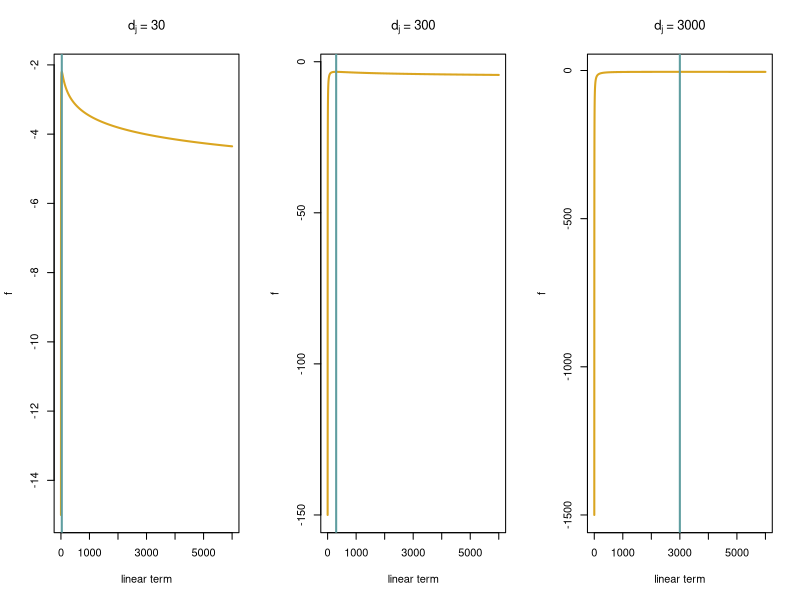
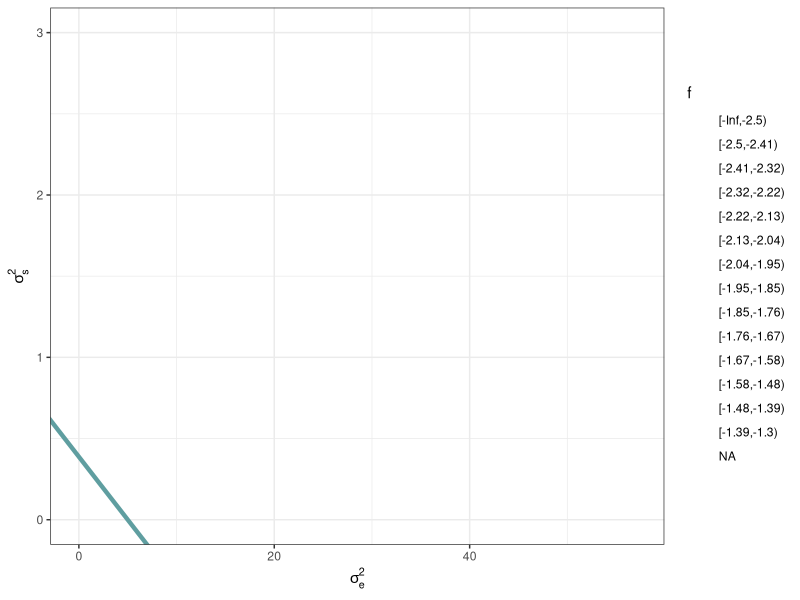
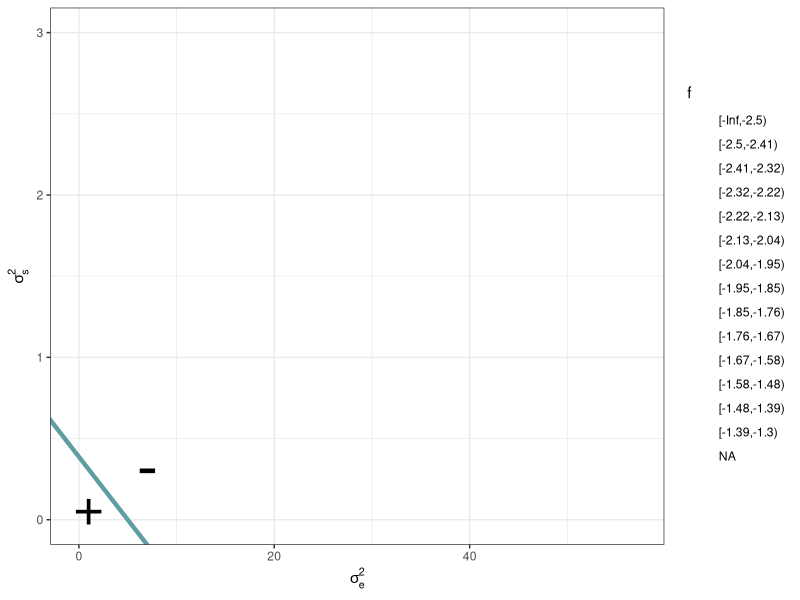
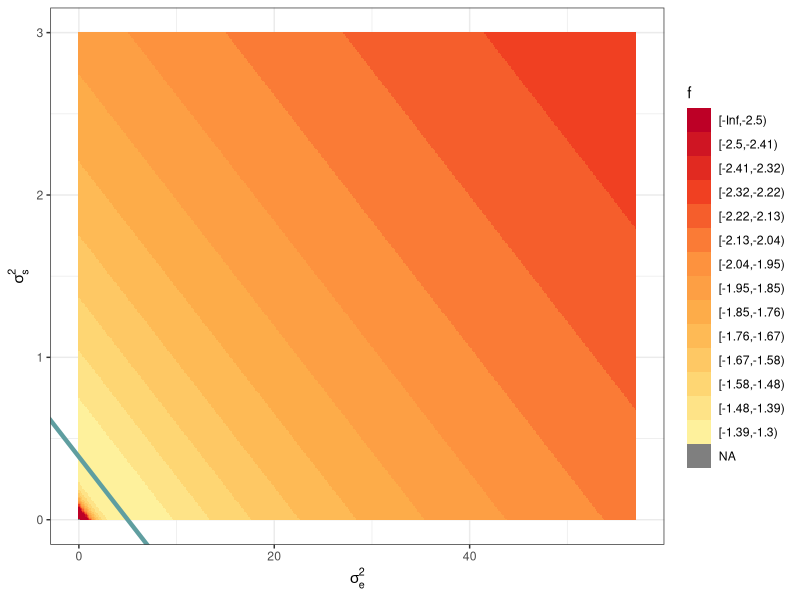
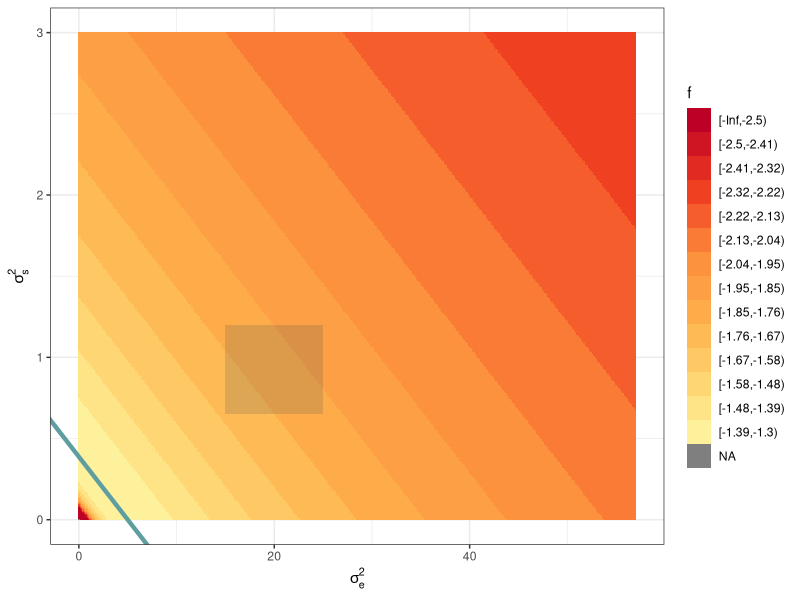
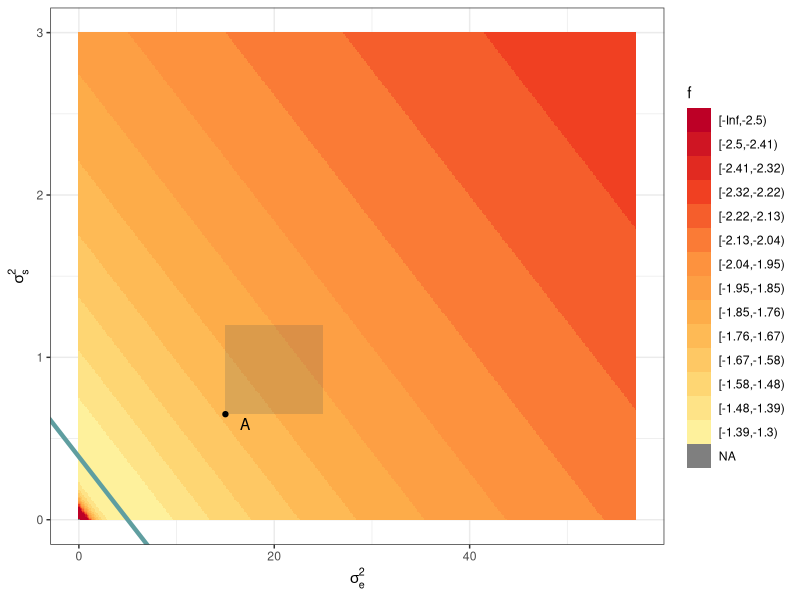
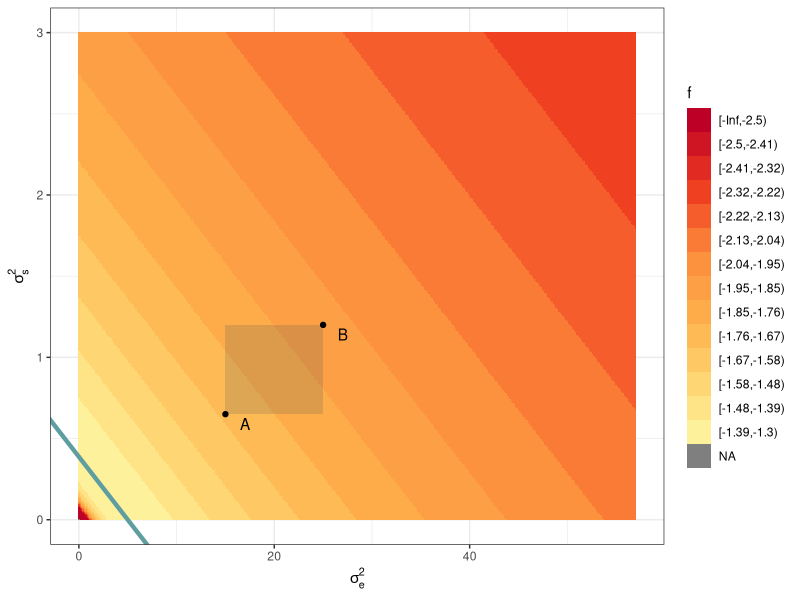
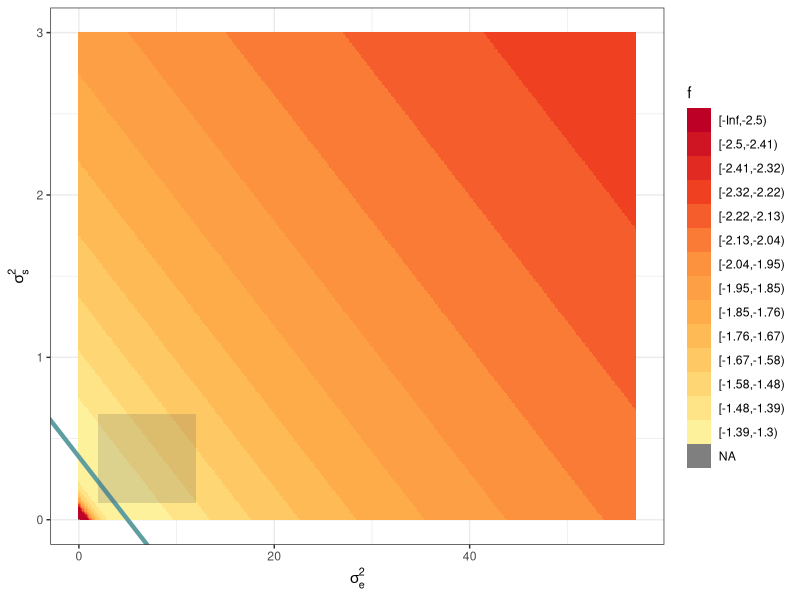

The R script that drew these images, in order:
## ---- chunk 1
library(knitr)
opts_chunk$set(echo = FALSE, cache = TRUE)
## ---- chunk 2
x <- 1:6000
minv <- c(30, 300, 3000)
maxes <- rep(NA, 3)
par(mfrow = c(1, 3))
for(i in 1:3) {
  fx <- -0.5 * (log(x) + minv[i]/x)
  plot(x, fx, type = "n", ylab = "f", xlab = "linear term",
       main = bquote(d[j] ~ "=" ~ .(minv[i])))
  lines(x, fx, col = "goldenrod", lwd = 2)
  abline(v = which.max(fx), col = "cadetblue", lwd = 2)
  maxes[i] <- max(fx)
}
## ---- chunk 3
npix <- 400
a_j <- 12.9
b_j <- 1
c_j <- 1
d_j <- 5
x <- seq(0, 57, length.out = npix)
y <- seq(0, 3, length.out = npix)
fterm <- function(x, y, a_j, b_j) {
  linearterm <- a_j * y + b_j * x
  ifelse(linearterm == 0, NA,
         -0.5 * (c_j * log(linearterm) + d_j/linearterm))
}
z <- outer(x, y, FUN = fterm, a_j = a_j, b_j = b_j)
xyzdf <- data.frame(x = rep(x, npix),
                    y = rep(y, each = npix),
                    z = c(z))

# plot surface in original coordinates
library(ggplot2); library(RColorBrewer)
mypal <- colorRampPalette(brewer.pal(6 , "YlOrRd"))
xyzdf$zbinned <- cut(xyzdf$z,breaks = c(-Inf, seq(-2.5, -1.3, length.out = 14)), right = FALSE)
p <- ggplot(xyzdf) + aes(x = x, y = y, fill = zbinned) +
  scale_fill_manual(values = rev(mypal(15)))+
  labs(x = expression(sigma[e]^2), y = expression(sigma[s]^2), fill = "f") +
  theme_bw()
q <- p + geom_tile(alpha = 0) +
  geom_abline(intercept = d_j / (a_j * c_j), slope = -b_j / a_j, col = "cadetblue", lwd = 1.5)
q
## ---- chunk 4
q + annotate("point", pch = "+", x = 1, y = .05, size = 13) + 
  annotate("point", pch = "-", x = 7, y = .3, size = 16)
## ---- chunk 5
w <- p + geom_tile() +
  geom_abline(intercept = d_j / (a_j * c_j), slope = -b_j / a_j, col = "cadetblue", lwd = 1.5)
w
## ---- chunk 6
w + annotate("rect", xmin = 15, xmax = 25, ymin = .65, ymax = 1.2, alpha = .2)
## ---- chunk 7
b1 <- w + annotate("rect", xmin = 15, xmax = 25, ymin = .65, ymax = 1.2, alpha = .2) +
  annotate("point", x = 15, y = .65) + 
  annotate("text", x = 17, y = .59, label = "A")
b1
## ---- chunk 8
b2 <- b1 + annotate("point", x = 25, y = 1.2) + 
  annotate("text", x = 27, y = 1.14, label = "B")
b2
## ---- chunk 9
b2b <- w + annotate("rect", xmin = 2, xmax = 12, ymin = .1, ymax = .65, alpha = .2)
b2b
## ---- chunk 10
b2b + annotate("point", x = 2, y = .1) + 
  annotate("text", x = 0, y = .12, label = "A") +
  annotate("point", x = 12, y = .65) + 
  annotate("text", x = 14, y = .59, label = "B") +
  annotate("point", x = 2, y = .23) + 
  annotate("text", x = 4, y = .3, label = "C")
## ---- chunk 11
w + annotate("rect", xmin = 15, xmax = 25, ymin = .65, ymax = 1.2, alpha = .2)
## ---- chunk 12
b3 <- w + annotate("rect", xmin = 15, xmax = 19.5, ymin = .65, ymax = .925 - 0.0275, alpha = .2) +
  annotate("rect", xmin = 20.5, xmax = 25, ymin = .65, ymax = .925 - 0.0275, alpha = .2) +
  annotate("rect", xmin = 15, xmax = 19.5, ymin = .925 + 0.0275, ymax = 1.2, alpha = .2) +
  annotate("rect", xmin = 20.5, xmax = 25, ymin = .925 + 0.0275, ymax = 1.2, alpha = .2)
b3
## ---- chunk 13
b4 <- b3 + annotate("point", x = 15, y = .65, col = "cadetblue") +
  annotate("point", x = 20, y = .65, col = "cadetblue") +
  annotate("point", x = 15, y = .925, col = "cadetblue") +
  annotate("point", x = 20, y = .925, col = "cadetblue")
b4
## ---- chunk 14
b4 + annotate("point", x = 20, y = .925, col = "navajowhite") +
  annotate("point", x = 25, y = .925, col = "navajowhite") +
  annotate("point", x = 20, y = 1.2, col = "navajowhite") +
  annotate("point", x = 25, y = 1.2, col = "navajowhite")
## ---- chunk 15
w2 <- p + geom_tile(alpha = 0) +
  annotate("rect", xmin = 15, xmax = 25, ymin = .65, ymax = 1.2, alpha = .2) +
  annotate("point", x = 25, y = 1.2) + 
  annotate("text", x = 27, y = 1.14, label = "B") +
  annotate("point", x = 15, y = .65) + 
  annotate("text", x = 17, y = .59, label = "A")
w2 + annotate("text", x = 11, y = .03, label = "j = 1", size = 4) +
  geom_abline(intercept = d_j / (a_j * c_j), slope = -b_j / a_j, col = "cadetblue", lwd = 1.5)
## ---- chunk 16
w2 + annotate("text", x = 11, y = .03, label = "j = 1", size = 4, col = "grey") +
  geom_abline(intercept = d_j / (a_j * c_j), slope = -b_j / a_j, col = "lightgrey", lwd = 1.5) +
  annotate("text", x = 53, y = .6, size = 4, label = "j = 2") +
  geom_abline(intercept = 1.8, slope = -.018, col = "cadetblue", lwd = 1.5)
## ---- chunk 17
w2 + annotate("text", x = 11, y = .03, label = "j = 1", size = 4, col = "grey") +
  geom_abline(intercept = d_j / (a_j * c_j), slope = -b_j / a_j, col = "lightgrey", lwd = 1.5) +
  annotate("text", x = 53, y = .6, size = 4, label = "j = 2") +
  geom_abline(intercept = 1.8, slope = -.018, col = "cadetblue", lwd = 1.5)
